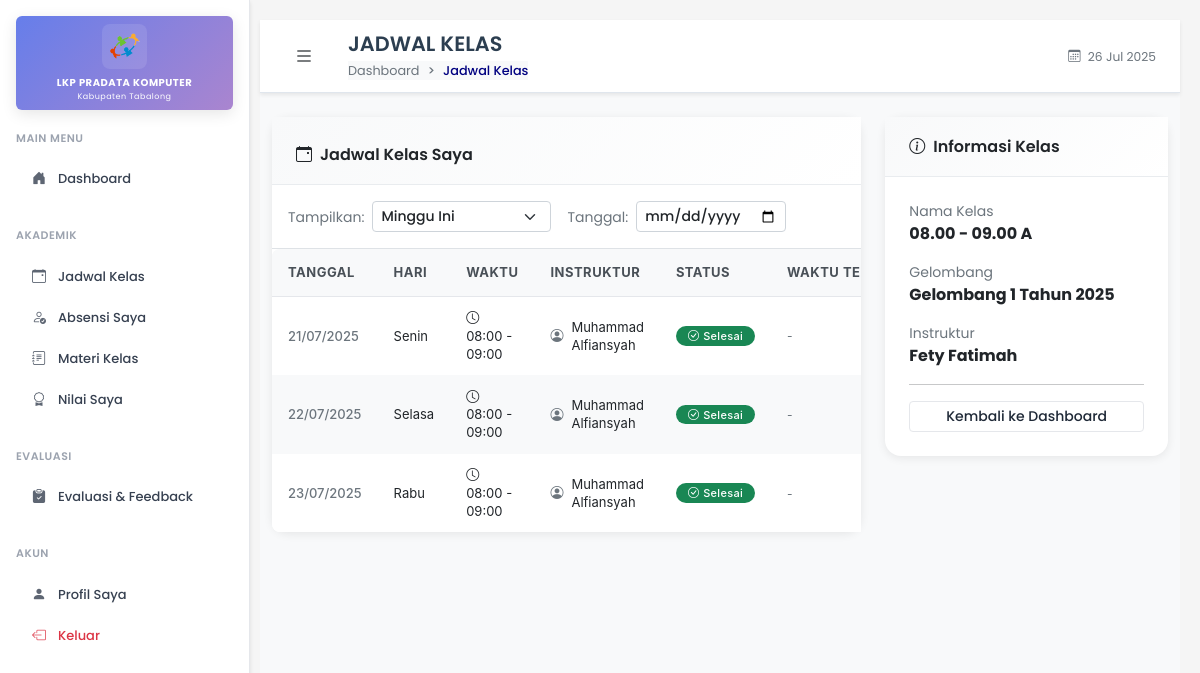
The app's page /pages/siswa/jadwal/index.php (signed in), older data.
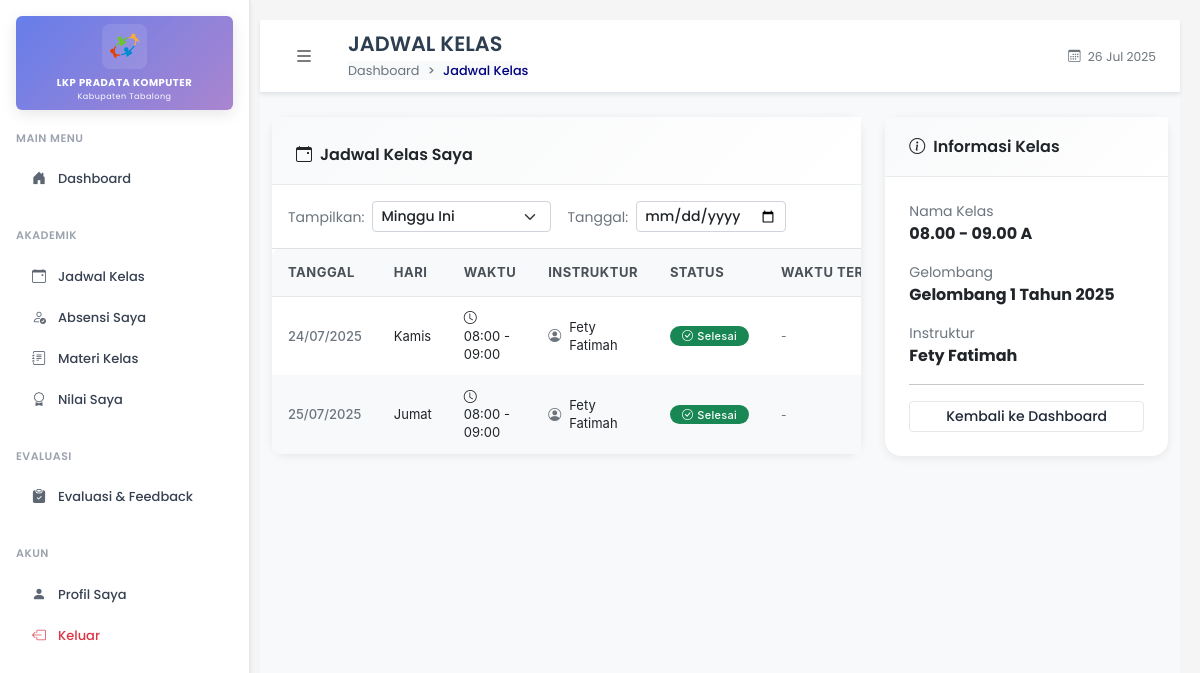
The same page, newer data.
### tables this page shows
CREATE TABLE `jadwal` (
  `id_jadwal` int(11) NOT NULL,
  `id_kelas` int(11) DEFAULT NULL,
  `id_instruktur` int(11) DEFAULT NULL,
  `tanggal` date DEFAULT NULL,
  `waktu_mulai` time DEFAULT NULL,
  `waktu_selesai` time DEFAULT NULL
);

CREATE TABLE `instruktur` (
  `id_instruktur` int(11) NOT NULL,
  `id_user` int(11) DEFAULT NULL,
  `nik` varchar(16) DEFAULT NULL,
  `nama` varchar(100) DEFAULT NULL,
  `jenis_kelamin` enum('Laki-Laki','Perempuan') DEFAULT NULL,
  `angkatan` varchar(100) DEFAULT NULL,
  `status_aktif` enum('aktif','nonaktif') DEFAULT 'aktif',
  `pas_foto` varchar(255) DEFAULT NULL,
  `email` varchar(100) DEFAULT NULL
);

### pages/siswa/jadwal/index.php (the view, shortened to what the changed rows need)
<?php
require_once '../../../includes/auth.php';
include '../../../includes/db.php';
$stmt = $conn->prepare("SELECT s.*, k.nama_kelas, g.nama_gelombang, i.nama as nama_instruktur
                       FROM siswa s
                       LEFT JOIN kelas k ON s.id_kelas = k.id_kelas
                       LEFT JOIN gelombang g ON k.id_gelombang = g.id_gelombang
                       LEFT JOIN instruktur i ON k.id_instruktur = i.id_instruktur
                       WHERE s.id_user = ?");
$stmt->bind_param("i", $_SESSION['user_id']);
$stmt->execute();
$siswaData = $stmt->get_result()->fetch_assoc();
$filterPeriode = isset($_GET['filter_periode']) ? $_GET['filter_periode'] : 'week';
$filterTanggal = isset($_GET['filter_tanggal']) ? $_GET['filter_tanggal'] : '';
$whereConditions = ["j.id_kelas = ?"];
$params = [$siswaData['id_kelas']];
if (!empty($filterTanggal)) {
    $whereConditions[] = "j.tanggal = ?";
    $params[] = $filterTanggal;
} else {
    switch($filterPeriode) {
        case 'week':
            $startOfWeek = date('Y-m-d', strtotime('monday this week'));
            $endOfWeek = date('Y-m-d', strtotime('sunday this week'));
            $whereConditions[] = "j.tanggal BETWEEN ? AND ?";
            $params[] = $startOfWeek;
            $params[] = $endOfWeek;
            break;
    }
}
$whereClause = 'WHERE ' . implode(' AND ', $whereConditions);
$orderClause = "ORDER BY j.tanggal ASC, j.waktu_mulai ASC";
$query = "SELECT j.*,
          i.nama as nama_instruktur,
          CASE DAYNAME(j.tanggal)
            WHEN 'Monday' THEN 'Senin'
            WHEN 'Tuesday' THEN 'Selasa'
            WHEN 'Wednesday' THEN 'Rabu'
            WHEN 'Thursday' THEN 'Kamis'
            WHEN 'Friday' THEN 'Jumat'
            WHEN 'Saturday' THEN 'Sabtu'
            WHEN 'Sunday' THEN 'Minggu'
          END as hari_indonesia
          FROM jadwal j
          LEFT JOIN instruktur i ON j.id_instruktur = i.id_instruktur
          $whereClause
          $orderClause";
$stmt = mysqli_prepare($conn, $query);
if ($stmt) {
    $types = str_repeat('s', count($params));
    mysqli_stmt_bind_param($stmt, $types, ...$params);
    mysqli_stmt_execute($stmt);
    $result = mysqli_stmt_get_result($stmt);
} else {
    $result = false;
}
?>
<!DOCTYPE html>
<html lang="id">
<head>
  <link rel="stylesheet" href="../../../assets/css/bootstrap.min.css" />
  <link rel="stylesheet" href="../../../assets/css/bootstrap-icons.css" />
  <link rel="stylesheet" href="../../../assets/css/fonts.css" />
  <link rel="stylesheet" href="../../../assets/css/styles.css" />
</head>
<body>
  <div class="d-flex">
    <div class="flex-fill main-content">
      <nav class="top-navbar">
        <div class="container-fluid px-3 px-md-4">
          <div class="d-flex align-items-center">
            <div class="d-flex align-items-center flex-grow-1">
              <div class="page-info">
                <h2 class="page-title mb-1">JADWAL KELAS</h2>
              </div>
            </div>
          </div>
        </div>
      </nav>
      <div class="container-fluid mt-4">
        <div class="row">
          <div class="col-lg-8">
            <div class="card content-card">
              <div class="table-responsive">
                <table class="custom-table mb-0">
                  <thead>
                    <tr>
                      <th width="15%">Tanggal</th>
                      <th width="12%">Hari</th>
                      <th width="20%">Waktu</th>
                      <th width="25%">Instruktur</th>
                      <th width="15%">Status</th>
                      <th width="13%">Waktu Tersisa</th>
                    </tr>
                  </thead>
                  <tbody>
                    <?php if ($result && mysqli_num_rows($result) > 0): ?>
                      <?php while ($jadwal = mysqli_fetch_assoc($result)): ?>
                        <?php
                        $tanggalJadwal = strtotime($jadwal['tanggal']);
                        $today = strtotime(date('Y-m-d'));
                        $isToday = $tanggalJadwal == $today;
                        $isPast = $tanggalJadwal < $today;
                        $now = time();
                        $jadwalTime = strtotime($jadwal['tanggal'] . ' ' . $jadwal['waktu_mulai']);
                        $timeDiff = $jadwalTime - $now;
                        ?>
                        <tr class="<?= $isToday ? 'table-primary' : '' ?>">
                          <td class="align-middle">
                            <div class="fw-medium <?= $isToday ? 'text-primary' : ($isPast ? 'text-muted' : '') ?>">
                              <?= date('d/m/Y', strtotime($jadwal['tanggal'])) ?>
                            </div>
                          </td>
                          <td class="align-middle">
                            <span class="<?= $isToday ? 'text-primary fw-bold' : '' ?>">
                              <?= htmlspecialchars($jadwal['hari_indonesia']) ?>
                            </span>
                          </td>
                          <td class="align-middle">
                            <div class="<?= $isToday ? 'text-primary fw-bold' : '' ?>">
                              <i class="bi bi-clock me-1"></i>
                              <?= date('H:i', strtotime($jadwal['waktu_mulai'])) ?> -
                              <?= date('H:i', strtotime($jadwal['waktu_selesai'])) ?>
                            </div>
                          </td>
                          <td class="align-middle">
                            <div class="d-flex align-items-center">
                              <i class="bi bi-person-circle me-2 text-muted"></i>
                              <span><?= htmlspecialchars($jadwal['nama_instruktur']) ?></span>
                            </div>
                          </td>
                          <td class="align-middle">
                            <?php if($isToday): ?>
                              <span class="badge bg-primary px-2 py-1">
                                <i class="bi bi-clock me-1"></i>Hari Ini
                              </span>
                            <?php elseif($isPast): ?>
                              <span class="badge bg-success px-2 py-1">
                                <i class="bi bi-check-circle me-1"></i>Selesai
                              </span>
                            <?php else: ?>
                              <span class="badge bg-secondary px-2 py-1">
                                <i class="bi bi-calendar-check me-1"></i>Terjadwal
                              </span>
                            <?php endif; ?>
                          </td>
                          <td class="align-middle">
                            <?php if($isPast): ?>
                              <small class="text-muted">-</small>
                            <?php elseif($isToday && $timeDiff <= 0): ?>
                              <small class="text-warning fw-bold">Berlangsung</small>
                            <?php endif; ?>
                          </td>
                        </tr>
                      <?php endwhile; ?>
                    <?php endif; ?>
                  </tbody>
                </table>
              </div>
            </div>
          </div>
        </div>
      </div>
    </div>
  </div>
</body>
</html>

Row changes from the older to the newer data that the page shows:
removed jadwal: tanggal "21/07/2025", hari_indonesia "Senin", waktu_mulai "08:00", waktu_selesai "09:00", id_instruktur.nama "Muhammad Alfiansyah", shows "Selesai"
removed jadwal: tanggal "22/07/2025", hari_indonesia "Selasa", waktu_mulai "08:00", waktu_selesai "09:00", id_instruktur.nama "Muhammad Alfiansyah", shows "Selesai"
removed jadwal: tanggal "23/07/2025", hari_indonesia "Rabu", waktu_mulai "08:00", waktu_selesai "09:00", id_instruktur.nama "Muhammad Alfiansyah", shows "Selesai"
added jadwal: tanggal "24/07/2025", hari_indonesia "Kamis", waktu_mulai "08:00", waktu_selesai "09:00", id_instruktur.nama "Fety Fatimah", shows "Selesai"
added jadwal: tanggal "25/07/2025", hari_indonesia "Jumat", waktu_mulai "08:00", waktu_selesai "09:00", id_instruktur.nama "Fety Fatimah", shows "Selesai"
